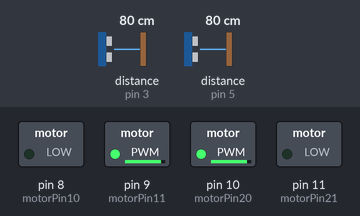
Bench run of a sketch on a simulated Arduino Uno, built with avr-gcc and run on an emulated ATmega328P. Parts: switched loads named in the sketch (green lamp = pin HIGH). Wiring (inferred from the names in the program): 2 × ultrasonic range finder: trigger pin 4, echo pin 3 / trigger pin 6, echo pin 5. The test bench sets the inputs (shaded band); at power-on: distance to the obstacle (sensors on pin 5, pin 3) 80 cm. The echo pulse lasts 58.3 µs per cm; pins used as bus, display or sensor lines are not drawn.

Above: at 1.2 s.
1.3 s: distance to the obstacle (sensor on pin 5) set to 2 cm
At 2.4 s:
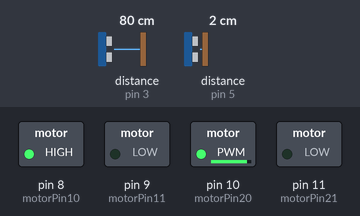
2.8 s: distance to the obstacle (sensor on pin 3) set to 13 cm
4.3 s: distance to the obstacle (sensor on pin 3) set to 10 cm
At 5.6 s:
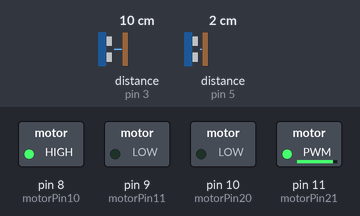
Timing chart, 0 to 7.3 s (numbered marks = the images above; inputs shaded):
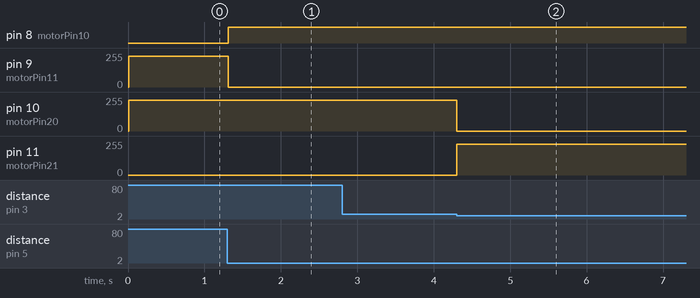

The sketch:

ladecadaganada.ino
```cpp
//echoPin10 es el de adelante, echoPin20 es el de la derecha
const int echoPin10 = 3;
const int trigPin10 = 4;
const int echoPin20 = 5;
const int trigPin20 = 6;
//motorPin10 es el motor de la izquierda y motorPin20 el de la derecha
const int motorPin10 = 8; //IN2 va al 9
const int motorPin11 = 9; //IN1 va al 8
const int motorPin20 = 10; //IN3 va al 10
const int motorPin21 = 11; //IN4 va al 11
const int velMotorIzq = 255 * 0.90;
const int velMotorDer = 255 * 0.90;

void setup()
{
  Serial.begin(9600);
  pinMode(motorPin10, OUTPUT);
  pinMode(motorPin11, OUTPUT);
  pinMode(motorPin20, OUTPUT);
  pinMode(motorPin21, OUTPUT);
  pinMode(trigPin10, OUTPUT);
  pinMode(trigPin20, OUTPUT);
  pinMode(echoPin10, INPUT);
  pinMode(echoPin20, INPUT);
}

void loop()
{
  //cm10 es el sensor de adelante, cm20 es el sensor de la derecha
  // int cm10 = ping(trigPin10, echoPin10);
  // Serial.print("Distancia adelante: ");
  // Serial.println(cm10);
  // delay(250);
  // int cm20 = ping(trigPin20, echoPin20);
  // Serial.print("Distancia derecha: ");
  // Serial.println(cm20);
  // delay(250);
  int dirBot = direccionBot();
  switch (dirBot) {
    case 0:
      Adelante();
      break;
    case 1:
      Derecha();
      break;
    case 2:
      Izquierda();
      break;
    default:
      Derecha();
      break;
  }
}

int direccionBot()
{
  int direccion;
  int cm10 = ping(trigPin10, echoPin10);
  int cm20 = ping(trigPin20, echoPin20);
  if (cm10 > 10 && cm20 < 15)
  {
    //El caso en que no tiene nada adelante pero si a la derecha
    direccion = 0;
    return direccion;
  }
  if (cm10 <= 10 && cm20 > 15)
  {
    //El caso en que tiene algo adelante pero no a la derecha
    direccion = 1;
    return direccion;
  }
  if (cm10 <= 10 && cm20 <= 15)
  {
    //El caso en que tiene algo a la derecha y adelante
    direccion = 2;
    return direccion;
  }
  // if (cm10 > 10 && cm20 > 15)
  // //Prioriza girar a la derecha antes de seguir adelante
  // {
  //   direccion = 1;
  //   return direccion;
  // }
}

int ping(int trigPin10, int echoPin10)
{
  long duration, distanceCm;

  digitalWrite(trigPin10, LOW); //para generar un pulso limpio ponemos a 0 4us
  delayMicroseconds(10);
  digitalWrite(trigPin10, HIGH); //generamos Trigger (disparo) de 10us
  delayMicroseconds(10);
  digitalWrite(trigPin10, LOW);

  duration = pulseIn(echoPin10, HIGH); //medimos el tiempo entre pulsos, en microsegundos

  distanceCm = duration * 10 / 292 / 2; //convertimos a distancia, en cm
  return distanceCm;
}

void Adelante()
{
  analogWrite(motorPin10, velMotorIzq);
  analogWrite(motorPin11, 0);
  analogWrite(motorPin20, velMotorDer);
  analogWrite(motorPin21, 0);
}
void Derecha()
{
  analogWrite(motorPin10, 0);
  analogWrite(motorPin11, velMotorIzq);
  analogWrite(motorPin20, velMotorDer);
  analogWrite(motorPin21, 0);
}
void Izquierda()
{
  analogWrite(motorPin10, velMotorIzq);
  analogWrite(motorPin11, 0);
  analogWrite(motorPin20, 0);
  analogWrite(motorPin21, velMotorDer);
}
void Atras()
{
  analogWrite(motorPin10, 0);
  analogWrite(motorPin11, velMotorIzq);
  analogWrite(motorPin20, 0);
  analogWrite(motorPin21, velMotorDer);
}
```

Measured:
- the behaviour switches between 12 and 11 cm on distance to the obstacle (sensor on pin 3) (found by bisection; images 1 and 2)
- after the input at 1.3 s, pin 8 (motorPin10): LOW → HIGH at once; pin 9 (motorPin11): 229/255 → 0/255 at once
- after the input at 2.8 s, every drawn part: stays the same
- after the input at 4.3 s, pin 10 (motorPin20): 229/255 → 0/255 at once; pin 11 (motorPin21): 0/255 → 229/255 at once
